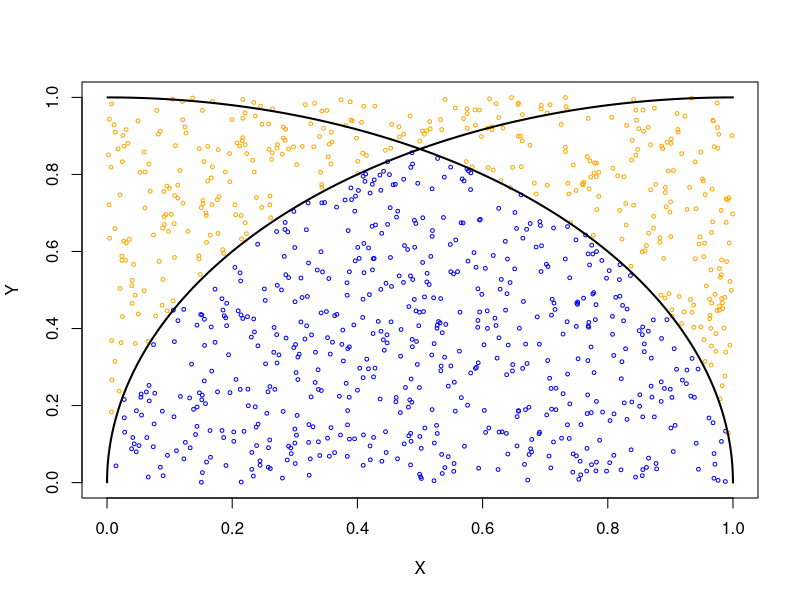
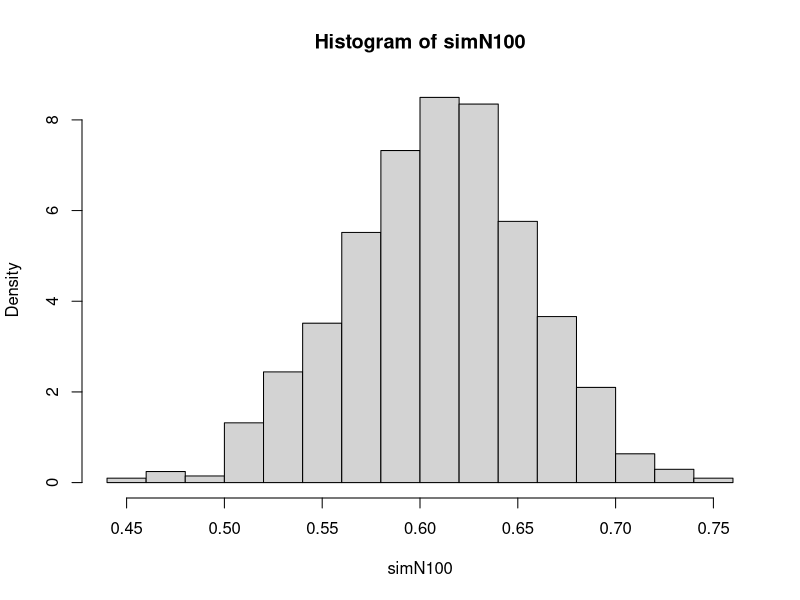

These figures' R source, in order:
## ---- chunk 1
knitr::opts_chunk$set(echo = FALSE, comment=NA, fig.width = 6, fig.height = 6, fig.align = "center")
## ---- chunk 2
# Make a plot of our problem.
plot(0,0, type='l', xlim=c(0.0,1), ylim=c(0,1), lwd=1, xlab="X", ylab="Y")

# Do Monte-Carlo Stuff
inX = NULL
inY = NULL
outX = NULL
outY = NULL
x = runif(1000)
y = runif(1000)
for (i in 1:length(x)) {
  if ((x[i]^2 + y[i]^2 <= 1) & ((x[i]-1)^2 + y[i]^2 <= 1)) {
    inX = c(inX, x[i])
    inY = c(inY, y[i])
  } 
  else {
    outX = c(outX, x[i])
    outY = c(outY, y[i])
  }
}
points(inX, inY, col="blue", cex=0.5)
points(outX, outY, col="orange", cex=0.5)

# Make First Quarter-Circle
r = 1
theta = seq(0, pi/2, 0.01)
x1 = numeric(length(theta))
y1 = numeric(length(theta))
for (i in 0:length(theta)) {
    x1[i] = r * cos(theta[i])
    y1[i] = r * sin(theta[i])
  }
lines(x1, y1,col="black", lwd=2)

# Make First Quarter-Circle
r = 1
theta = seq(pi/2, pi, 0.01)
x2 = numeric(length(theta))
y2 = numeric(length(theta))
for (i in 0:length(theta)) {
    x2[i] = r * cos(theta[i]) + 1
    y2[i] = r * sin(theta[i])
  }
lines(x2,y2, col="black", lwd=2)
## ---- chunk 3
areasMC = function(sam, rep) {
  obs = numeric(rep)
  for (i in 0:rep-1) {
    hits = 0
    for (j in 1:sam) {
      x = runif(1)
      y = runif(1)
      if ( x^2 + y^2 <= 1 & (x-1)^2 + y^2 <= 1 ) {
        hits = hits + 1
      }
    }
    obs[i] = hits/sam
  }
  obs
}

simN100 = areasMC(100, 1024)
hist(simN100, breaks=seq(min(simN100), max(simN100) + 0.01, 0.02), prob=T)
## ---- chunk 4
mean(simN100)
## ---- chunk 5
sd(simN100)
## ---- chunk 6
getPr = function(sam, rep, err=0.03) {
  I = 0.614
  count = 0
  for (i in 1:rep) {
    hits = 0
    for (j in 1:sam) {
      x = runif(1)
      y = runif(1)
      if ( x^2 + y^2 <= 1 & (x-1)^2 + y^2 <= 1 ) {
        hits = hits + 1
      }
    }
    zbar = hits/sam
    if (I - 0.03 <= zbar & zbar <= I + 0.03){
      count = count + 1
    }
  }
  count/rep
}

prN100 = getPr(100, 1024)
prN100
## ---- chunk 7
prN1000 = getPr(1012, 1024)
prN1000
